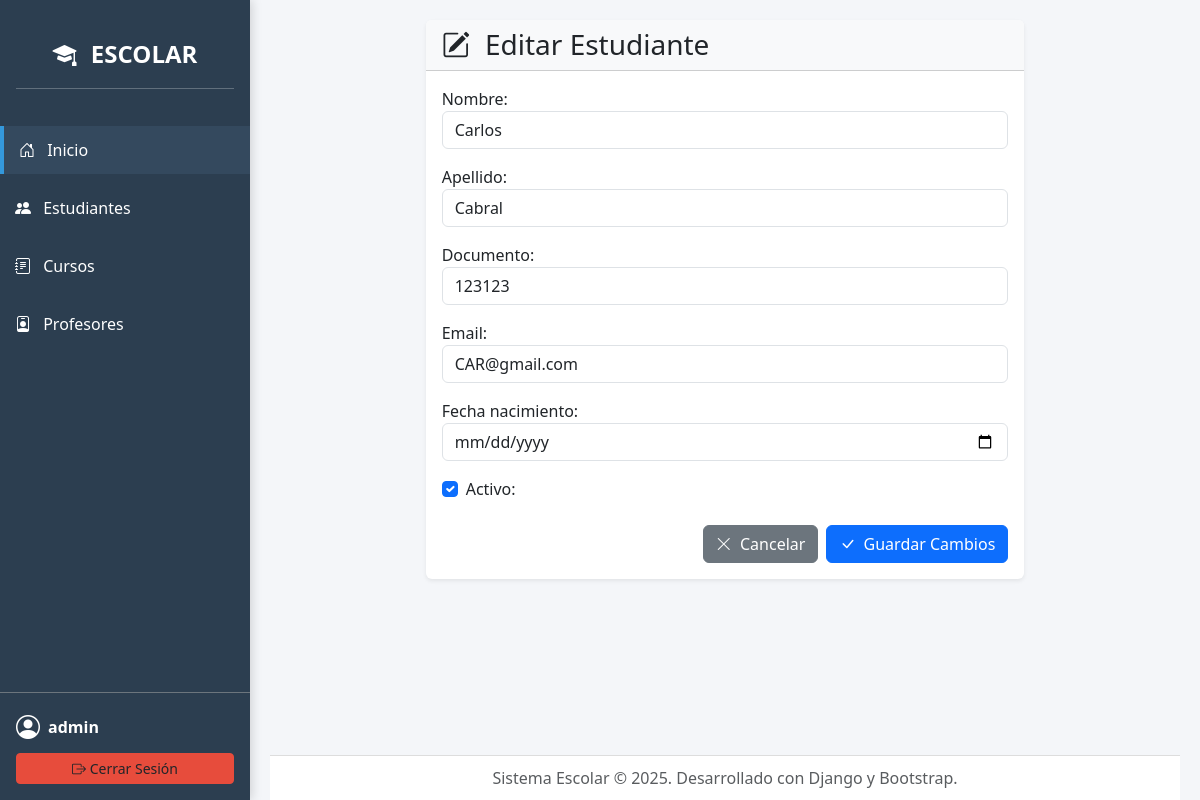
/estudiantes/14/edit/ (signed in), run on the app's committed database.
### core/models.py (models this page shows, shortened)
class Estudiante(models.Model):
    nombre = models.CharField(max_length=200)
    apellido = models.CharField(max_length=200)
    documento = models.CharField(max_length=50, unique=True)
    email = models.EmailField(blank=True)
    fecha_nacimiento = models.DateField(null=True, blank=True)
    activo = models.BooleanField(default=True)
    class Meta:
        verbose_name = "Estudiante"
        verbose_name_plural = "Estudiantes"
        ordering = ['apellido', 'nombre']

### core/views.py (the view)
# urls.py: path('estudiantes/<int:pk>/edit/', views.EstudianteUpdateView.as_view(), name='estudiante_edit'),
class EstudianteUpdateView(LoginRequiredMixin, PermissionRequiredMixin, UpdateView):
    model = Estudiante
    form_class = EstudianteForm
    template_name = 'estudiantes/estudiante_form.html'
    permission_required = 'core.change_estudiante'
    success_url = reverse_lazy('estudiante_list')

### core/forms.py (shortened to what this page needs)
class EstudianteForm(forms.ModelForm):
    class Meta:
        model = Estudiante
        fields = ['nombre','apellido','documento','email','fecha_nacimiento','activo']
        widgets = {
            'fecha_nacimiento': forms.DateInput(attrs={'type': 'date', 'class': 'form-control'}),
            'nombre': forms.TextInput(attrs={'class': 'form-control'}),
            'apellido': forms.TextInput(attrs={'class': 'form-control'}),
            'documento': forms.TextInput(attrs={'class': 'form-control'}),
            'email': forms.EmailInput(attrs={'class': 'form-control'}),
        }

### core/templates/estudiantes/estudiante_form.html (shortened to what this page needs)
{% extends "base.html" %}
{% load widget_tweaks %}
{% block content %}
<div class="row justify-content-center">
    <div class="col-md-10 col-lg-8">
        <div class="card shadow-sm border-0">
            <div class="card-header bg-light">
                <h3 class="mb-0">{% if object %}<i class="bi bi-pencil-square me-2"></i> Editar Estudiante{% else %}<i class="bi bi-person-plus-fill me-2"></i> Nuevo Estudiante{% endif %}</h3>
            </div>
            <div class="card-body">
                <form method="post" novalidate>{% csrf_token %}
                    {% for field in form %}
                        {% if field.name == 'activo' %}
                            <div class="form-check mb-3">
                                {% render_field field class="form-check-input" %}
                                {{ field.label_tag }}
                            </div>
                        {% else %}
                            <div class="mb-3">
                                {{ field.label_tag }}
                                {% render_field field class="form-control" %}
                            </div>
                        {% endif %}
                    {% endfor %}
                    <div class="mt-4 d-flex justify-content-end gap-2">
                        <a href="{% url 'estudiante_list' %}" class="btn btn-secondary"><i class="bi bi-x-lg me-1"></i> Cancelar</a>
                        <button type="submit" class="btn btn-primary"><i class="bi bi-check-lg me-1"></i> Guardar Cambios</button>
                    </div>
                </form>
            </div>
        </div>
    </div>
</div>
{% endblock %}

### core/templates/base.html (shortened to what this page needs)
<!doctype html>
<html lang="es">
{% load static %}
<head>
    <link href="https://cdn.jsdelivr.net/npm/bootstrap@5.3.2/dist/css/bootstrap.min.css" rel="stylesheet">
    <link href="https://cdn.jsdelivr.net/npm/bootstrap-icons@1.11.1/font/bootstrap-icons.css" rel="stylesheet">
</head>
<body>
    <div class="sidebar d-flex flex-column">
        <div class="p-3 text-center">
            <a class="navbar-brand fw-bold" href="{% url 'home' %}">
                <i class="bi bi-mortarboard-fill me-2"></i> ESCOLAR
            </a>
            <hr class="text-white">
        </div>
<ul class="nav flex-column mb-auto">
    <li class="nav-item">
        <a class="nav-link text-white active" aria-current="page" href="{% url 'home' %}">
            <i class="bi bi-house-door me-2"></i> Inicio
        </a>
    </li>
    {% if user.is_authenticated %}
        <li class="nav-item">
            <a class="nav-link text-white" href="{% url 'estudiante_list' %}">
                <i class="bi bi-people-fill me-2"></i> Estudiantes
            </a>
        </li>
        <li class="nav-item">
            <a class="nav-link text-white" href="{% url 'curso_list' %}">
                <i class="bi bi-journal-text me-2"></i> Cursos
            </a>
        </li>
        <li class="nav-item">
            <a class="nav-link text-white" href="{% url 'profesor_list' %}">
                <i class="bi bi-person-badge me-2"></i> Profesores
            </a>
        </li>
    {% endif %}
</ul>
        <div class="user-info p-3 mt-auto border-top border-secondary">
            {% if user.is_authenticated %}
                <div class="d-flex align-items-center text-white mb-2">
                    <i class="bi bi-person-circle fs-4 me-2"></i>
                    <span class="fw-bold">{{ user.username }}</span>
                </div>
                <form method="POST" action="{% url 'logout' %}" class="d-inline w-100">
                    <button type="submit" class="btn logout-btn btn-sm w-100">
                        <i class="bi bi-box-arrow-right"></i> Cerrar Sesión
                    </button>
                </form>
            {% else %}
                <a class="btn btn-outline-light btn-sm w-100" href="{% url 'login' %}">
                    <i class="bi bi-box-arrow-in-right"></i> Iniciar Sesión
                </a>
            {% endif %}
        </div>
    </div>
    <div class="content-wrapper">
        <main class="pb-5">
            {% block content %}
            {% endblock %}
        </main>
        <footer class="app-footer text-muted">
            Sistema Escolar © 2025. Desarrollado con Django y Bootstrap.
        </footer>
    </div>
</body>
</html>

### core/templates/base.html (style rules this page uses)
body { background-color: #f4f6f9; font-family: "Segoe UI", sans-serif; margin: 0; padding: 0; display: flex; min-height: 100vh; }
.sidebar { width: 250px; flex-shrink: 0; background-color: #2c3e50; color: white; box-shadow: 2px 0 10px rgba(0, 0, 0, 0.15); position: sticky; top: 0; padding-top: 20px; }
.content-wrapper { flex-grow: 1; padding: 20px; padding-bottom: 70px; position: relative; }
.sidebar .nav-link { color: #bdc3c7; padding: 12px 15px; margin: 5px 0; transition: background-color 0.3s, color 0.3s; }
.sidebar .nav-link:hover, .sidebar .nav-link.active { background-color: #34495e; color: white; border-left: 4px solid #3498db; }
.sidebar .navbar-brand { color: white; font-size: 1.5rem; text-align: center; }
.app-footer { position: absolute; bottom: 0; width: calc(100% - 40px); background-color: #fff; color: #2c3e50; padding: 10px 0; text-align: center; border-top: 1px solid #ddd; }
.sidebar .logout-btn { background-color: #e74c3c; border-color: #e74c3c; }

### data on the page
Estudiante: nombre "Carlos" "Cabral" "123123" "CAR@gmail.com", activo "☑"

### other printed values
{{ user.username }} "admin"
{{ field.label_tag }} "Nombre:" "Apellido:" "Documento:" "Email:" "Fecha nacimiento:"
{{ field.label_tag }} "Activo:"
